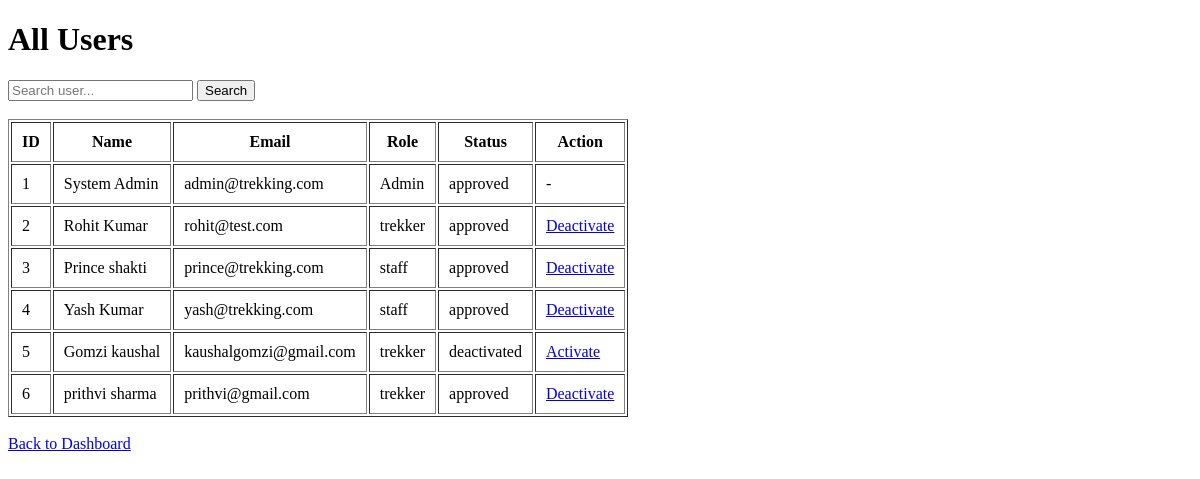
Before: /admin/users with the older database file.
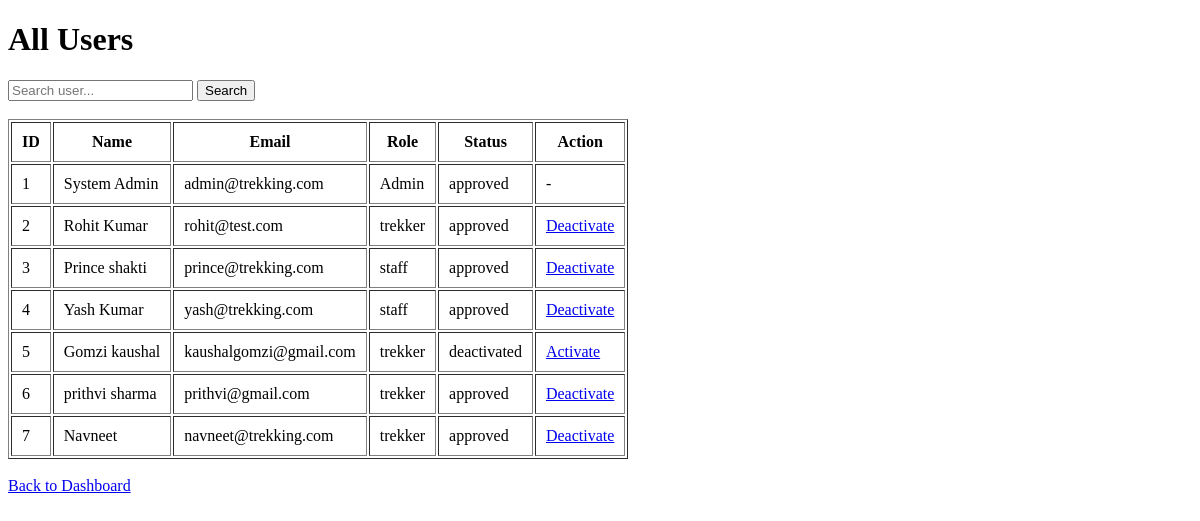
After: the same page with the newer database file.
### models/models.py (models this page shows)
class User(db.Model):
    __tablename__ = "users"
    id = db.Column(db.Integer, primary_key=True)
    full_name = db.Column(db.String(100), nullable=False)
    email = db.Column(db.String(120), unique=True, nullable=False)
    password = db.Column(db.String(255), nullable=False)
    role = db.Column(db.String(20), nullable=False)
    status = db.Column(
    db.String(20),
    default="approved"
    )
    created_at = db.Column(db.DateTime, default=datetime.utcnow)
    bookings = db.relationship(
        "Booking",
        backref="user",
        lazy=True
    )
    assigned_treks = db.relationship(
    "Trek",
    foreign_keys="Trek.assigned_staff_id",
    backref="assigned_staff",
    lazy=True
    )

### controllers/auth.py (the view)
@auth.route("/admin/users")
def view_users():
    search = request.args.get("search")
    if search:
        users = User.query.filter(
            or_(
                User.full_name.ilike(f"%{search}%"),
                User.email.ilike(f"%{search}%"),
                User.id.cast(db.String).ilike(f"%{search}%")
            )
        ).all()
    else:
        users = User.query.all()
    return render_template(
        "view_users.html",
        users=users
    )

### templates/view_users.html (shortened to what this page needs)
<!DOCTYPE html>
<html>
<head>
</head>
<body>
<h1>All Users</h1>
<form method="GET">
    <input
        type="text"
        name="search"
        placeholder="Search user..."
    >
    <input
        type="submit"
        value="Search"
    >
</form>
<br>
<table border="1" cellpadding="10">
<tr>
    <th>ID</th>
    <th>Name</th>
    <th>Email</th>
    <th>Role</th>
    <th>Status</th>
    <th>Action</th>
</tr>
{% for user in users %}
<tr>
<td>{{ user.id }}</td>
<td>{{ user.full_name }}</td>
<td>{{ user.email }}</td>
<td>{{ user.role }}</td>
<td>{{ user.status }}</td>
<td>
{% if user.role == "Admin" %}
-
{% elif user.status == "approved" %}
<a href="/admin/deactivate_user/{{ user.id }}">
    Deactivate
</a>
{% else %}
<a href="/admin/activate_user/{{ user.id }}">
    Activate
</a>
{% endif %}
</td>
</tr>
{% endfor %}
</table>
<br>
<a href="/admin/dashboard">Back to Dashboard</a>
</body>
</html>

Changed rows visible on the page:
added User: id "7", full_name "Navneet", email "navneet@trekking.com", role "trekker", status "approved"
